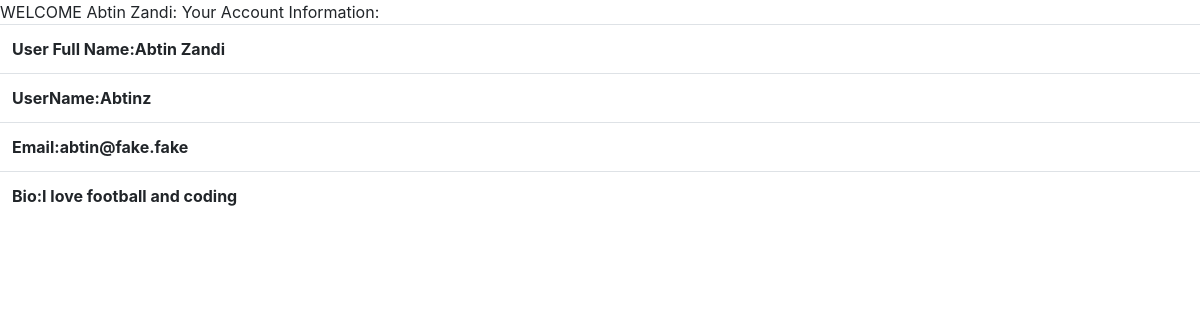
/profile/Abtinz, run on the app's committed database.
### BlogApp/models.py (models this page shows, shortened)
class user_information(models.Model):
    full_name = models.CharField(max_length=30)
    username = models.CharField(max_length=30)
    password = models.CharField(max_length=30)
    email = models.EmailField(max_length=30)
    Bio = models.TextField()

### BlogApp/views.py (the view)
# urls.py: path("profile/<username>",views.account),
def account(request , username):
    user = user_information.objects.get(username = username)
    return render(request,"BlogApp/account.html" , context={"account" : user})

### BlogApp/templates/BlogApp/account.html (shortened to what this page needs)
<!DOCTYPE html>
<html lang="en">
<head>
    <link rel="stylesheet" href="https://cdn.jsdelivr.net/npm/bootstrap@4.6.1/dist/css/bootstrap.min.css">
</head>
<body>
    <div class = "titleIformations">
        <div class="table">
            <table class="table">
                <tbody>
                    <tr>
                        <th scope="col">User Full Name:{{account.full_name}} </th>
                    </tr>
                    <tr>
                        <th scope="col">UserName:{{account.username}} </th>
                    </tr>
                    <tr>
                          <th scope="col">Email:{{account.email}} </th>
                    </tr>
                    <tr>
                        <th scope="col">Bio:{{account.Bio}} </th>
                    </tr>
                </tbody>
              </table>
        </div>
    </div>
</body>
</html>

### data on the page
user_information: full_name "Abtin Zandi", username "Abtinz", email "abtin@fake.fake", Bio "I love football and coding"
